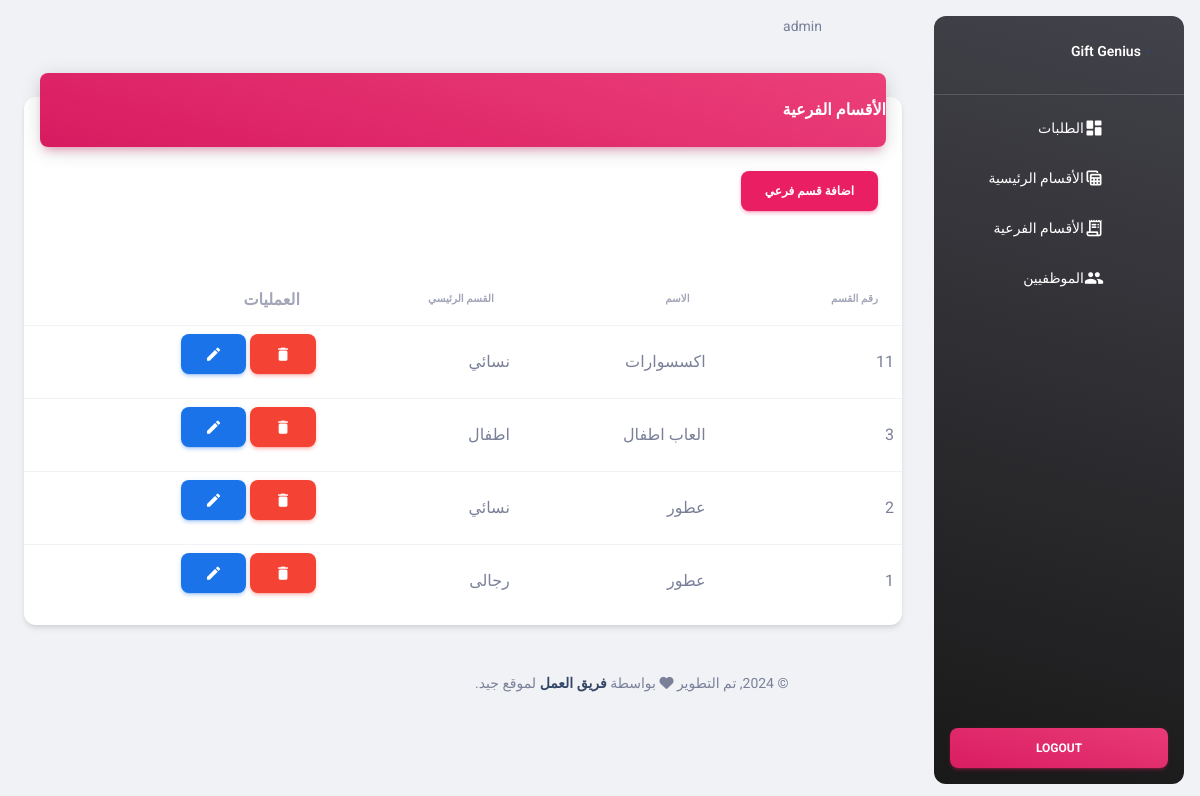
The page /admin/subCategories.php (signed in) on the database its author committed.
### tables this page shows
CREATE TABLE `sub_categories` (
  `id` int(11) UNSIGNED NOT NULL,
  `name` varchar(255) DEFAULT NULL,
  `main_id` int(11) UNSIGNED DEFAULT NULL
);

CREATE TABLE `main_categories` (
  `id` int(11) UNSIGNED NOT NULL,
  `name` varchar(255) DEFAULT NULL
);

### admin/subCategories.php (the view, shortened to what this page needs)
<?php
require('../system/helper.php');
$selectSubCategoriesSql = 'SELECT * FROM sub_categories order by id DESC';
$selectSubCategoriesResult = runQuery($selectSubCategoriesSql);
?>
<!DOCTYPE html>
<html lang="ar" dir="rtl">
<head>
    <?php
    include 'layout/assets/css.php';
    ?>
</head>
<body class="g-sidenav-show  bg-gray-200">
<?php
include 'layout/inc/sidebar.php'
?>
<main class="main-content position-relative max-height-vh-100 h-100 border-radius-lg ">
    <?php
    include 'layout/inc/header.php';
    ?>
    <div class="container-fluid py-4">
        <div class="row">
            <div class="col-12">
                <div class="card my-4">
                    <div class="card-header p-0 position-relative mt-n4 mx-3 z-index-2">
                        <div class="bg-gradient-primary shadow-primary border-radius-lg pt-4 pb-3">
                            <h6 class="text-white text-capitalize ps-3">الأقسام الفرعية</h6>
                        </div>
                    </div>
                    <?php echo indexButtons('اضافة قسم فرعي') ?>
                    <div class="card-body px-0 pb-2">
                        <div class="table-responsive p-0">
                            <table class="table align-items-center mb-0">
                                <thead>
                                <tr>
                                    <th class="text-uppercase text-secondary text-xxs font-weight-bolder opacity-7">
                                        رقم القسم
                                    </th>
                                    <th class="text-uppercase text-secondary text-xxs font-weight-bolder opacity-7 ps-2">
                                        الاسم
                                    </th>
                                    <th class="text-uppercase text-secondary text-xxs font-weight-bolder opacity-7 ps-2">
                                        القسم الرئيسي
                                    </th>
                                    <th class="text-secondary opacity-7">العمليات</th>
                                </tr>
                                </thead>
                                <tbody>
                                <?php if ($selectSubCategoriesResult->num_rows > 0) {
                                    while ($row = $selectSubCategoriesResult->fetch_assoc()) {
                                        $selectMainCategorySql = "SELECT * FROM main_categories where id = {$row['main_id']}";
                                        $selectMainCategoryResult = runQuery($selectMainCategorySql);
                                        ?>
                                        <tr>
                                            <td><?php echo $row['id'] ?></td>
                                            <td><?php echo $row['name'] ?></td>
                                            <td><?php echo $selectMainCategoryResult->fetch_assoc()['name'] ?></td>
                                            <td>
                                                <a href="?method=DELETE&id=<?php echo $row['id'] ?>"
                                                   class="btn btn-danger confirmation"><i
                                                            class="material-icons opacity-10">delete</i></a>
                                                <a href="javascript:();"
                                                   class="btn btn-info" data-bs-toggle='modal'
                                                   data-bs-target='#editModal<?php echo $row['id'] ?>'><i
                                                            class="material-icons opacity-10">edit</i></a></td>
                                        </tr>
                                        <?php
                                    }
                                }
                                ?>
                                </tbody>
                            </table>
                        </div>
                    </div>
                </div>
            </div>
        </div>
        <?php
        include 'layout/inc/footer.php';
        ?>
    </div>
</main>
</body>
</html>

### rows shown on the page
sub_categories: id "11", name "اكسسوارات", main.name "نسائي"
sub_categories: id "3", name "العاب اطفال", main.name "اطفال"
sub_categories: id "2", name "عطور", main.name "نسائي"
sub_categories: id "1", name "عطور", main.name "رجالى"

### other values the page prints
$_SESSION['admin']['name'] "admin"
$buttonText "اضافة قسم فرعي"
